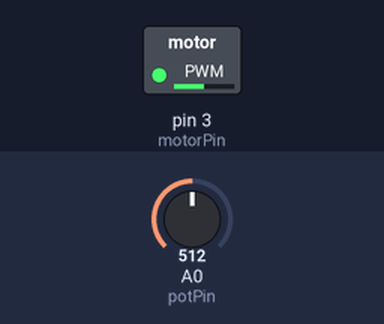
The sketch below on a simulated Arduino Uno, built with avr-gcc and run on an emulated ATmega328P. On the bench: switched loads named in the sketch (green lamp = pin HIGH). The test bench sets the inputs (shaded band); at power-on: A0 (potPin) = 512.

Above: at 1.2 s.
1.3 s: A0 (potPin) set to 716
At 2.5 s:
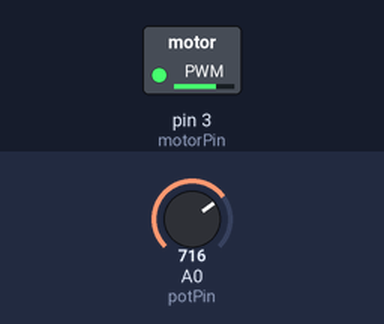
2.8 s: A0 (potPin) set to 900
At 4.0 s:
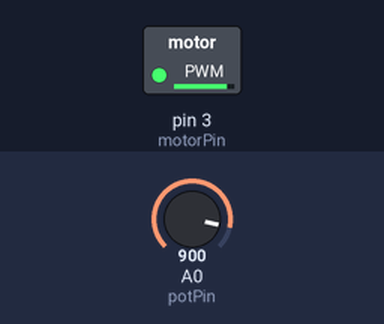
4.3 s: A0 (potPin) set to 122
At 5.0 s:
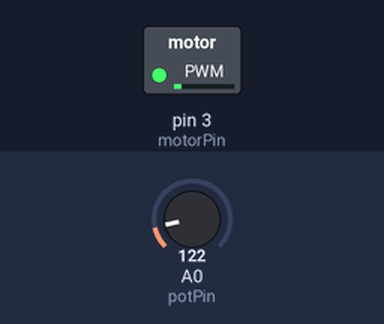
5.8 s: A0 (potPin) set to 0
At 6.4 s:
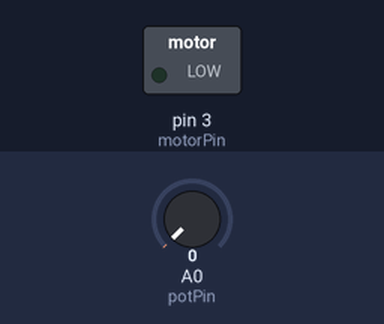
7.3 s: A0 (potPin) set to 511
At 8.6 s:
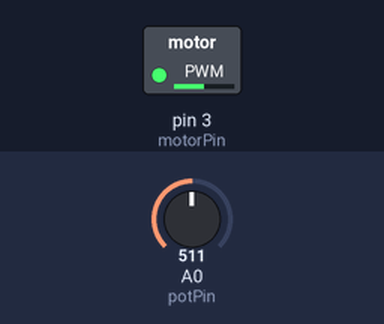
Timing chart, 0 to 9.8 s (numbered marks = the images above; inputs shaded):
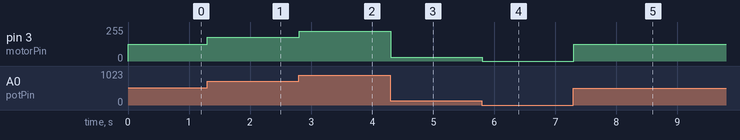

Measured:
- after the input at 1.3 s, pin 3 (motorPin): 127/255 → 178/255 at once
- after the input at 2.8 s, pin 3 (motorPin): 178/255 → 224/255 at once
- after the input at 4.3 s, pin 3 (motorPin): 224/255 → 30/255 at once
- after the input at 5.8 s, pin 3 (motorPin): 30/255 → 0/255 at once
- after the input at 7.3 s, pin 3 (motorPin): 0/255 → 127/255 at once

The sketch:

01_DC_motor_speed.ino
```cpp
int motorPin = 3;
int potPin = A0;

#include <Wire.h>

void setup() {
  // put your setup code here, to run once:
  pinMode(motorPin, OUTPUT);
}

void loop() {
  // put your main code here, to run repeatedly:
  int potValue = analogRead(potPin);
  int motorSpeed = map(potValue, 0, 1024, 0, 255);
  analogWrite(motorPin, motorSpeed );
  delay(10);
}
```
